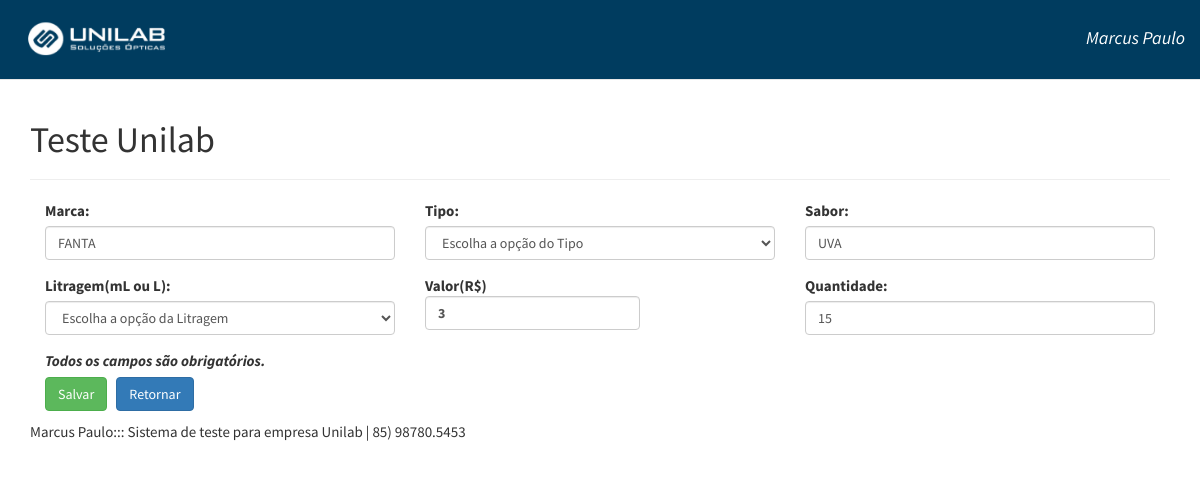
Page /editar/29 on the committed database.
### tables this page shows
CREATE TABLE `contatos` (
  `id` int(11) NOT NULL,
  `nome` varchar(255) DEFAULT NULL,
  `tipo` varchar(255) DEFAULT NULL,
  `sabor` varchar(255) DEFAULT NULL,
  `litragem` varchar(255) DEFAULT NULL,
  `valor` varchar(255) DEFAULT NULL,
  `quantidade` varchar(255) DEFAULT NULL,
  `email` varchar(255) DEFAULT NULL
);

### application/controllers/Base.php (called while the page is built, shortened)
<?php
class Base extends CI_Controller {
	public function Editar(){
		$id = $this->uri->segment(2);
		$dados['contato'] = $this->contatos_model->GetById($id);
		$this->load->view('editar',$dados);
	}
}

### index.php (called while the page is built, shortened)
<?php
require_once BASEPATH.'core/CodeIgniter.php';

### application/models/Contatos_model.php (called while the page is built, shortened)
<?php
class Contatos_model extends MY_Model {
    function __construct() {
        $this->table = 'contatos';
    }
}

### application/core/MY_Model.php (called while the page is built, shortened)
<?php
class MY_Model extends CI_Model {
  var $table = "";
  function GetById($id) {
    $this->db->where('id', $id);
    $query = $this->db->get($this->table);
    if ($query->num_rows() > 0) {
      return $query->row_array();
    } else {
      return null;
    }
  }
}

### application/views/editar.php (the view, shortened to what this page needs)
<div class="container">
	<div class="page-header">
		<h1>Teste Unilab</h1>
	</div>
	<form method="post" action="<?=base_url('atualizar')?>" enctype="multipart/form-data">
		<div class="col-md-4">
			<div class="form-group">
				<label>Marca:</label>
				<input type="text" name="nome" class="form-control" value="<?=$contato['nome']?>" required/>
			</div>
		</div>
 	    <div class="col-md-4">
			<div class="form-group">
				<label>Tipo:</label>
				<select name="tipo" class="form-control" value="<?=$contato['tipo']?>" required/>
                  <option value="">Escolha a op&ccedil;&atilde;o do Tipo</option>
			</div>
		</div>
		 <div class="col-md-4">
			<div class="form-group">
				<label>Sabor:</label>
				<input type="text" name="sabor" class="form-control" value="<?=$contato['sabor']?>" required/>
			</div>
		</div>
		 <div class="col-md-4">
			<div class="form-group">
				<label>Litragem(mL ou L):</label>
               <select name="litragem" class="form-control" value="<?=$contato['litragem']?>" required/>
                  <option value="">Escolha a op&ccedil;&atilde;o da Litragem</option>
			</div>
		</div>
		 <div class="col-md-4">
			<div class="form-group">
              <label>Valor(R$)</labelth>
				<input type="number" name="valor" class="form-control" value="<?=$contato['valor']?>" required/>
			</div>
		</div>
		 <div class="col-md-4">
			<div class="form-group">
				<label>Quantidade:</label>
				<input type="number" name="quantidade" class="form-control" value="<?=$contato['quantidade']?>" required/>
			</div>
		</div>
	<div class="col-md-4">
			<label><em>Todos os campos são obrigatórios.</em></label>
			<input type="submit" value="Salvar" class="btn btn-success" />
			<a class='btn btn-primary' href="JavaScript: window.history.back();">Retornar</a>
		</div>
	</form>
</div>

### assets/css/estilo.css (style rules this page uses)
html { position: relative; min-height: 100%; }
body { font-family: "Source Sans Pro", Helvetica, Arial, sans-serif; font-size: 15px; min-height: 100%; padding-top: 80px; position:relative; }
a { color:#dd4814; }
.container { width: auto; max-width: 1170px; padding: 0 15px; }

### rows in the picture
contatos: nome "FANTA", sabor "UVA", valor "3", quantidade "15"
